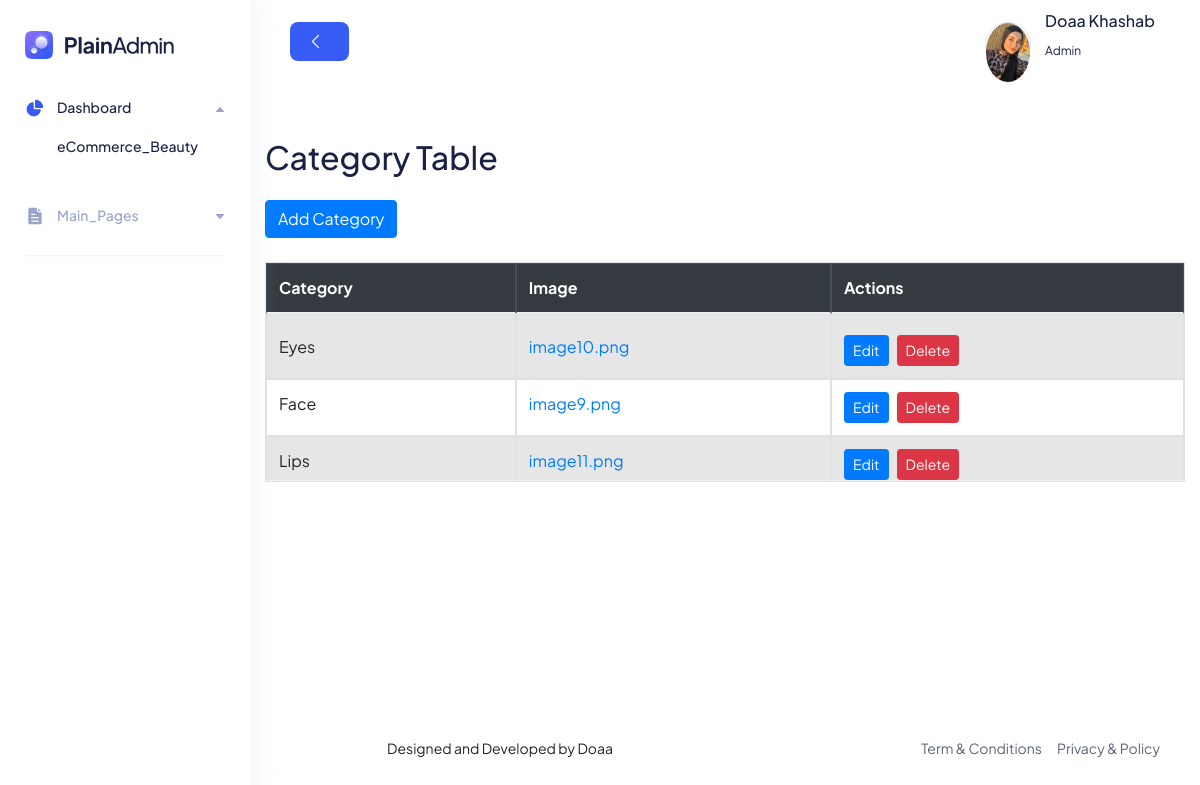
Screenshot of /BeautyAdminPanel/categories.php with the database file from the repository.
### tables this page shows
CREATE TABLE `category` (
  `Category` varchar(255) NOT NULL,
  `Image` varchar(255) NOT NULL
);

### BeautyAdminPanel/categories.php (the view, shortened to what this page needs)
<!DOCTYPE html>
<html lang="en">
<head>
  <link rel="stylesheet" href="assets/css/bootstrap.min.css" />
  <link rel="stylesheet" href="assets/css/lineicons.css" />
  <link rel="stylesheet" href="assets/css/materialdesignicons.min.css" />
  <link rel="stylesheet" href="assets/css/fullcalendar.css" />
  <link rel="stylesheet" href="assets/css/main.css" />
</head>
<body>
  <?php require_once('db.php');
  $sql = "SELECT Category, Image FROM category";
  $result = $conn->query($sql);
  ?>
  <?php require_once('components/sidenavbar.php'); ?>
  <main class="main-wrapper">
    <?php require_once('components/header.php'); ?>
    <section>
      <div class="container mt-5">
        <h2 class="mb-4">Category Table</h2>
        <button data-toggle='modal' data-target='#addModal' class="btn btn-primary mb-4">Add Category</button>
        <table class="table table-bordered table-striped table-hover custom-table">
          <thead class="thead-dark">
            <tr>
              <th>Category</th>
              <th>Image</th>
              <th>Actions</th>
            </tr>
          </thead>
          <tbody>
            <?php
            if ($result->num_rows > 0) {
              while ($row = $result->fetch_assoc()) {
                echo "<tr>";
                echo "<td>" . $row['Category'] . "</td>";
                echo "<td><a href='" . $row['Image'] . "' alt='" . $row['Category'] . "' style='width:100px;height:auto;'>" . $row['Image'] . "<a/></td>";
                echo "
                <td>
                                <div style='display:flex; gap:8px'>
                                <button  class='btn btn-primary btn-sm edit' id='" . $row['Category'] . "' data-image='" . $row['Image'] . "'  data-toggle='modal' data-target='#updateModal'>Edit</button>
                                <button  class='btn btn-danger btn-sm delete-product-btn' name='category' id='" . $row['Category'] . "' data-toggle='modal' data-target='#deleteModal'>Delete</button>
                                </div
                              </td>";
                echo "</tr>";
              }
            } else {
              echo "<tr><td colspan='3'>No categories found</td></tr>";
            }
            ?>
          </tbody>
        </table>
      </div>
    </section>
    <?php require_once('components/footer.php'); ?>
  </main>
  <link rel="stylesheet" href="https://stackpath.bootstrapcdn.com/bootstrap/4.5.2/css/bootstrap.min.css">
</body>
<link rel="stylesheet" href="https://cdn.jsdelivr.net/npm/sweetalert2@11/dist/sweetalert2.min.css">
</html

### BeautyAdminPanel/assets/css/fullcalendar.css (style rules this page uses)
:root { --fc-daygrid-event-dot-width:8px;--fc-list-event-dot-width:10px;--fc-list-event-hover-bg-color:#f5f5f5 }

### rows the page displays
category: Category "Eyes", Image "image10.png"
category: Category "Face", Image "image9.png"
category: Category "Lips", Image "image11.png"
